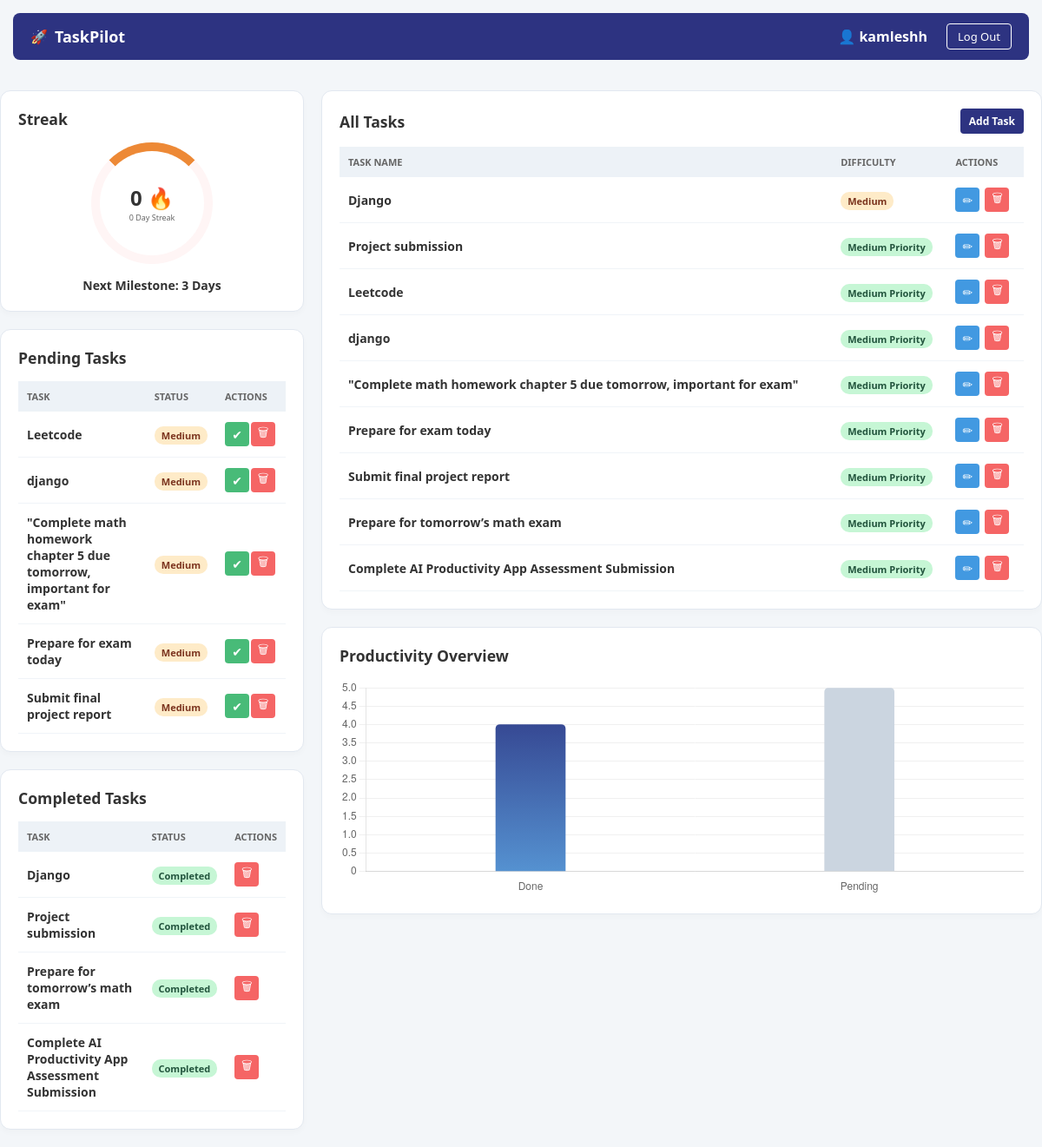
The page /dashboard/ (signed in) on the database its author committed.
### tasks/models.py (models this page shows, shortened)
class Task(models.Model):
    user = models.ForeignKey(User, on_delete=models.CASCADE)
    title = models.CharField(max_length=200)
    description = models.TextField()
    deadline = models.DateTimeField()
    completed = models.BooleanField(default=False)
    priority = models.CharField(max_length=20, blank=True)
    created_at = models.DateTimeField(auto_now_add=True)

### tasks/views.py (the view)
# urls.py: path('dashboard/', views.dashboard, name='dashboard'),
@login_required
def dashboard(request):
    tasks = Task.objects.filter(user=request.user)
    pending_tasks = tasks.filter(completed=False)
    completed_tasks = tasks.filter(completed=True)
    streak = get_streak(request.user)
    motivation = get_motivation(streak)
    return render(request, 'dashboard.html', {
        'tasks': tasks,
        'pending_tasks': pending_tasks,
        'completed_tasks': completed_tasks,
        'streak': streak,
        'motivation': motivation
    })

### tasks/utils.py (called while the page is built)
def get_streak(user):
    today = date.today()
    streak = 0
    while True:
        try:
            activity = DailyActivity.objects.get(user=user, date=today)
            if activity.tasks_completed > 0:
                streak += 1
                today -= timedelta(days=1)
            else:
                break
        except DailyActivity.DoesNotExist:
            break
    return streak

def get_motivation(streak):
    if streak >= 7:
        return "🚀 Elite performer! You're unstoppable!"
    elif streak >= 3:
        return "🔥 Great consistency! Keep pushing!"
    elif streak >= 1:
        return "👍 Good start! Build your streak!"
    else:
        return "💡 Start today. One task is enough!"

### tasks/templates/dashboard.html (shortened to what this page needs)
{% extends 'base.html' %}
{% block content %}
<div class="dashboard-container">
    <nav class="navbar">
        <div class="nav-brand">
            <span>🚀</span>
            <span style="font-size: 18px;">TaskPilot</span>
        </div>
        <div class="nav-user">
            <span style="font-weight:600; margin-right: 10px;">
                👤 {{ user.username }}
            </span>
            <a href="/accounts/logout/" class="btn-logout">Log Out</a>
        </div>
</div>
<div class="main-grid">
    <div class="side-col">
        <div class="card">
            <div class="card-header">Streak</div>
            <div style="text-align: center;">
                <div class="streak-ring">
                    <span style="font-size: 24px; font-weight: 800;">{{ streak }} 🔥</span>
                    <span style="font-size: 9px; color: var(--text-muted);">{{ streak }} Day Streak</span>
                </div>
                <p style="font-weight: 700; margin: 0; font-size: 14px;">Next Milestone: 3 Days</p>
            </div>
        </div>
        <div class="card">
            <div class="card-header">Pending Tasks</div>
            <div class="table-responsive">
                <table class="task-table">
                    <thead>
                        <tr>
                            <th>Task</th>
                            <th>Status</th>
                            <th>Actions</th>
                        </tr>
                    </thead>
                    <tbody>
                        {% for task in pending_tasks %}
                        <tr>
                            <td style="font-weight:600;">{{ task.title }}</td>
                            <td><span class="badge badge-medium">Medium</span></td>
                            <td>
                                <div style="display: flex;">
                                    <a href="{% url 'complete_task' task.id %}" class="btn-icon bg-green">✔</a>
                                    <a href="{% url 'delete_task' task.id %}" class="btn-icon bg-red">🗑</a>
                                </div>
                            </td>
                        </tr>
                        {% endfor %}
                    </tbody>
                </table>
            </div>
        </div>
        <div class="card">
            <div class="card-header">Completed Tasks</div>
            <div class="table-responsive">
                <table class="task-table">
                    <thead>
                        <tr>
                            <th>Task</th>
                            <th>Status</th>
                            <th>Actions</th>
                        </tr>
                    </thead>
                    <tbody>
                        {% for task in completed_tasks %}
                        <tr>
                            <td style="font-weight:600;">{{ task.title }}</td>
                            <td>
                                <span class="badge badge-low">Completed</span>
                            </td>
                            <td>
                                <a href="{% url 'delete_task' task.id %}" class="btn-icon bg-red">🗑</a>
                            </td>
                        </tr>
                        {% empty %}
                        <tr>
                            <td colspan="3" style="text-align:center; color:gray;">
                                No completed tasks yet
                            </td>
                        </tr>
                        {% endfor %}
                    </tbody>
                </table>
            </div>
        </div>
    </div>
    <div class="main-col">
        <div class="card">
            <div class="card-header">
                All Tasks
                <a href="{% url 'add_task' %}" class="btn-add-task">Add Task</a>
            </div>
            <div class="table-responsive">
                <table class="task-table">
                    <thead>
                        <tr>
                            <th>Task Name</th>
                            <th>Difficulty</th>
                            <th>Actions</th>
                        </tr>
                    </thead>
                    <tbody>
                        {% for task in tasks %}
                        <tr>
                            <td style="font-weight:600;">{{ task.title }}</td>
                            <td><span
                                    class="badge {% if task.priority == 'High' %}badge-high{% elif task.priority == 'Medium' %}badge-medium{% else %}badge-low{% endif %}">{{task.priority }}</span></td>
                            <td>
                                <div style="display: flex; gap: 4px;">
                                    <a href="{% url 'update_task' task.id %}" class="btn-icon bg-blue">✏</a>
                                    <a href="{% url 'delete_task' task.id %}" class="btn-icon bg-red">🗑</a>
                                </div>
                            </td>
                        </tr>
                        {% endfor %}
                    </tbody>
                </table>
            </div>
        </div>
        <div class="card">
            <div class="card-header">Productivity Overview</div>
            <div style="position: relative; height:250px; width:100%;">
                <canvas id="responsiveChart"></canvas>
            </div>
        </div>
    </div>
</div>
<script>
    const ctx = document.getElementById('responsiveChart').getContext('2d');
    const blueGradient = ctx.createLinearGradient(0, 0, 0, 300);
    blueGradient.addColorStop(0, '#2d3381');
    blueGradient.addColorStop(1, '#63b3ed');
    new Chart(ctx, {
        type: 'bar',
        data: {
            labels: ['Done', 'Pending'],
            datasets: [{
                data: [{{ completed_tasks| length }}, {{ pending_tasks| length }}],
        backgroundColor: [blueGradient, '#cbd5e0'],
        borderRadius: 5,
        barThickness: 'flex',
        maxBarThickness: 80
            }]
        },
        options: {
        maintainAspectRatio: false,
        responsive: true,
        plugins: { legend: { display: false } },
        scales: {
            y: { beginAtZero: true, grid: { color: '#f0f0f0' } },
            x: { grid: { display: false } }
        }
    }
    });
</script>
{% endblock %}

### tasks/templates/base.html (shortened to what this page needs)
<!DOCTYPE html>
<html>
<head>
</head>
<body>
{% block content %}{% endblock %}
</body>
</html>

### tasks/templates/dashboard.html (style rules this page uses)
:root { --nav-navy: #2d3381; --bg-soft-grey: #f3f6f9; --card-white: #ffffff; --border-color: #e2e8f0; --text-dark: #333333; --text-muted: #666666; --success-green: #48bb78; --edit-blue: #4299e1; --danger-red: #f56565; }
body { background-color: var(--bg-soft-grey); color: var(--text-dark); font-family: 'Segoe UI', system-ui, -apple-system, sans-serif; margin: 0; padding: 0; }
.dashboard-container { max-width: 1300px; margin: 0 auto; padding: 15px; }
.navbar { display: flex; flex-direction: row; justify-content: space-between; align-items: center; background: var(--nav-navy); padding: 12px 20px; color: white; border-radius: 8px; margin-bottom: 20px; }
.nav-brand { display: flex; align-items: center; gap: 8px; font-weight: 700; }
.nav-user { display: flex; align-items: center; gap: 12px; }
.btn-logout { border: 1px solid white; color: white; padding: 5px 12px; border-radius: 4px; text-decoration: none; font-size: 13px; white-space: nowrap; }
.main-grid { display: grid; grid-template-columns: 1fr; gap: 20px; }
@media (min-width: 992px) { .main-grid { grid-template-columns: 350px 1fr; } }
.card { background: var(--card-white); border-radius: 12px; border: 1px solid var(--border-color); padding: 20px; margin-bottom: 20px; box-shadow: 0 4px 6px rgba(0, 0, 0, 0.02); }
.card-header { font-weight: 700; font-size: 1.1rem; margin-bottom: 15px; display: flex; justify-content: space-between; align-items: center; }
.streak-ring { width: 120px; height: 120px; border: 10px solid #fff5f5; border-top: 10px solid #ed8936; border-radius: 50%; margin: 0 auto 15px; display: flex; flex-direction: column; justify-content: center; align-items: center; }
.table-responsive { width: 100%; overflow-x: auto; -webkit-overflow-scrolling: touch; }
.task-table { width: 100%; border-collapse: collapse; min-width: 300px; }
.task-table th { background: #edf2f7; text-align: left; padding: 10px; color: var(--text-muted); font-size: 11px; text-transform: uppercase; }
.task-table td { padding: 12px 10px; border-bottom: 1px solid #f0f4f8; font-size: 14px; }
.badge { padding: 3px 8px; border-radius: 10px; font-size: 11px; font-weight: 700; }
.badge-medium { background: #feebc8; color: #7b341e; }
.badge-low { background: #c6f6d5; color: #22543d; }
.btn-icon { width: 28px; height: 28px; border-radius: 4px; color: white; display: inline-flex; align-items: center; justify-content: center; text-decoration: none; margin-right: 2px; }
.bg-green { background: var(--success-green); }
.bg-blue { background: var(--edit-blue); }
.bg-red { background: var(--danger-red); }
.btn-add-task { background: var(--nav-navy); color: white; padding: 6px 10px; border-radius: 4px; font-size: 12px; text-decoration: none; }

### rows shown on the page
Task: title "Leetcode", priority "Medium Priority"
Task: title "django", priority "Medium Priority"
Task: title "\"Complete math homework chapter 5 due tomorrow, important for exam\"", priority "Medium Priority"
Task: title "Prepare for exam today", priority "Medium Priority"
Task: title "Submit final project report", priority "Medium Priority"
Task: title "Django", priority "Medium"
Task: title "Project submission", priority "Medium Priority"
Task: title "Prepare for tomorrow’s math exam", priority "Medium Priority"
Task: title "Complete AI Productivity App Assessment Submission", priority "Medium Priority"

### other values the page prints
{{ user.username }} "kamleshh"
{{ streak }} "0"
chart data {{ completed_tasks| length }} 4
chart data {{ pending_tasks| length }} 5
